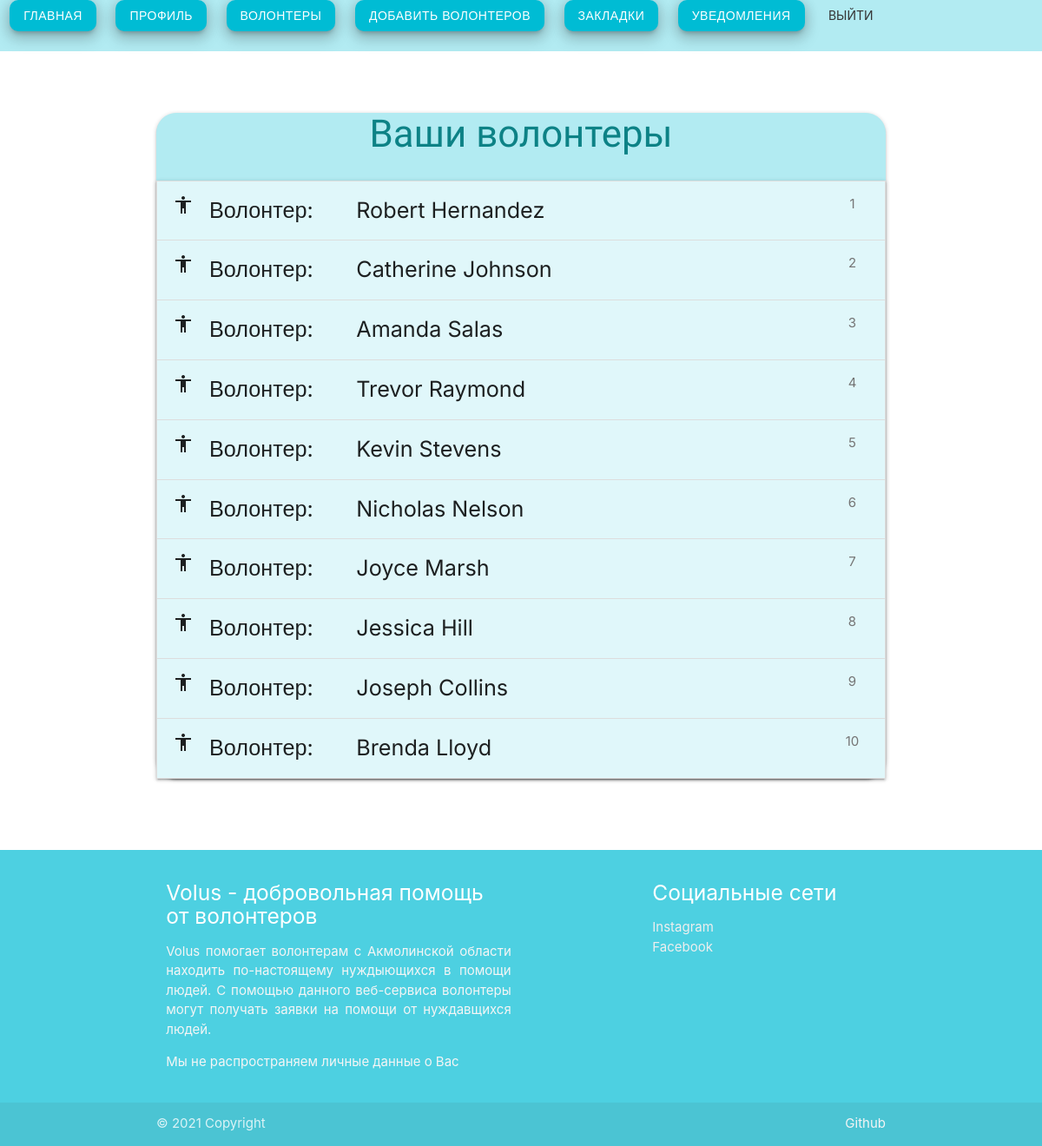
/volunteer/colleagues (signed in), run on the app's committed database.
### models.py (models this page shows, shortened)
class SecretUserMixin(object):
    '''
    Handles registration and login processes for Volunteer and Organization, which do use login and password unlike Needy
    '''

class UpdateUserMixin(object):
    @classmethod
    def update_data_for(cls, user_id, form, to_overwrite={}):
        '''Updates data fields for object with given id from request.form

        Args:
            user_id (int): Volunteer.id, Organization.id or Needy.id
            form (dict): request.form object
            to_overwrite (dict, optional): Additional key-value fields to overwrite (useful for Needy's help_type)
        '''
        logger.debug('Updating data for %s #%s with to_overwrite:%s; form: %s',
                     cls.__name__, user_id, to_overwrite, form)
        try:
            user = cls.query.get(user_id)
            if user:
                try:
                    for attr, value in form.items():
                        if isinstance(value, list):
                            value = ', '.join(value)
                        if value and hasattr(cls, attr):
                            setattr(user, attr, value)
                    for attr, value in to_overwrite.items():
                        setattr(user, attr, value)
                except:
                    logger.exception(
                        'Error when updating data, probably unique constraint failed')
                    return False
                db.session.commit()
                logger.debug('Successful data update')
                return True
        except:
            logger.exception('Error in update_data_for')

class Volunteer(SecretUserMixin, UpdateUserMixin, db.Model):
    id = db.Column(db.Integer, primary_key=True)
    about = db.Column(db.Text)
    last_name = db.Column(db.String(100), nullable=False)
    first_name = db.Column(db.String(100), nullable=False)
    middle_name = db.Column(db.String(100), nullable=False)
    date_of_birth = db.Column(db.Date, nullable=False)
    email = db.Column(db.String(200), nullable=False)
    phone_number = db.Column(db.String(11), nullable=False)
    password = db.Column(db.LargeBinary(), nullable=False)
    username = db.Column(db.String(31), nullable=False, unique=True)
    registered = db.Column(db.DateTime, default=datetime.now)
    slug = db.Column(db.String(200), default=generate_slug, unique=True)
    key = db.Column(db.LargeBinary(), default=generate_key, unique=True)
    bookmarks = db.relationship(
        'Bookmark', backref='volunteer', lazy='dynamic')
    orgs = db.relationship('Organization', secondary=volunteer_org,
                           backref=db.backref('volunteers', lazy='dynamic'))
    def get_completed_help_queries_count(self):
        if Volunteer.query.filter_by(id=self.id).first():
            return QueryCompletion.query.filter_by(vol_id=self.id).filter_by(accepted=True).count()

### blueprints/volunteer.py (the view)
@volunteer.route('/colleagues')
@login_required
@log_view
def colleagues():
    if 'org' in session:
        org_id = session.get('org').get('id')
        colleagues = Organization.query.get(org_id).volunteers.all()
        as_vol = False
    else:
        vol_id = session.get('vol').get('id')
        colleagues = Volunteer.query.get(vol_id).orgs
        as_vol = True
    return render_template('v_colleagues.html', as_vol=as_vol, colleagues=colleagues)

### models.py (called while the page is built)
    @staticmethod
    def get_notifications(user_id: int, to_volunteer: bool = True):
        logger.debug(
            'Fetching notifications for user #%s, volunteer?: %s', user_id, to_volunteer)
        try:
            if to_volunteer:
                return Notification.query.filter_by(deleted=False).filter_by(to_volunteer=user_id).filter_by(read=False).order_by(Notification.date.desc()).all()
            return Notification.query.filter_by(deleted=False).filter((Notification.to_organization == user_id) | (Notification.from_organization == user_id)).filter_by(read=False).order_by(Notification.date.desc()).all()
        except:
            logger.exception(
                'Oops, cannot get notifications for user #%s', user_id)

### views.py (called while the page is built)
def log_view(f):
    @wraps(f)
    def inner(*args, **kwargs):
        logger.debug('In %s', f.__name__)
        try:
            return f(*args, **kwargs)
        except:
            logger.exception('Error in %s', f.__name__)
            flash('Ошибка сервера повторите запрос позже')
            return redirect(url_for('home'))
    return inner

@app.teardown_request
def teardown_request(error=None):
    if error:
        logger.critical(
            'Error occured %s. Sending email with traceback info', error)
        try:
            subject = 'VOLUS CRITICAL'
            sender = 'volus.kokshe@gmail.com'
            recipients = ['khovansky99@gmail.com', ]
            body = f'[VOLUS APP] Error occured:\n\n{error}'
            msg = Message(subject=subject, recipients=recipients,
                          body=body, sender=sender)
            mail.send(msg)
        except:
            return redirect(url_for('home'))

@app.before_request
def check_user_agent():
    user_agent = request.headers.get('User-Agent', '')
    logger.debug('User-Agent: %s', user_agent)
    if user_agent in bad_user_agents:
        logger.warning('Banning user for suspicious user-agent')
        ip_ban.add()
        return '<h1>Привет, ботяра!</h1><h2>Если Вы видете данное сообщение, включите поддержку JavaScript и удалите куки</h2>'

### templates/volunteer/v_colleagues.html (shortened to what this page needs)
{% extends 'layout.html' %}
{% block content %}
    <div class="container z-depth-1 round-border content #e0f7fa cyan lighten-4"  style="border-radius: 23px;">
            <h3 class="center-align special-heading">
                {% if  colleagues %}
                    {% if as_vol %} Ваши волонтерские организации {% else %} Ваши волонтеры {% endif %}
                {% else %}
                У вас пока нет зарегистрированных волонтеров, передайте им ключи регистрации, которые можно сгенерировать с помощью кнопки "Добавить волонтеров"
                <br><br><br><br><br><br><br><br><br><br><br><br><br>
                {% endif %}
            </h3>
        <ul class="collapsible">
            {% for c in colleagues %}
                {% set i = loop.index %}
                {% if as_vol %}
                    <li class="flow-text">
                        <div class="collapsible-header collapsible-js #e0f7fa cyan lighten-5">
                            <i class="material-icons">streetview</i>
                            Организация: &nbsp;&nbsp;&nbsp;&nbsp;&nbsp;&nbsp;{{ c.org_name }}
                            <span class="badge">{{ i }}</span>
                        </div>
                        <div class="collapsible-content #e0f7fa cyan lighten-4">
                            <p>Адрес: {{ c.addr }}</p>
                            <p>Руководитель: {{ c.owner_name }}</p>
                            <p>Мобильный номер руководителя: {{ c.owner_phone }}</p>
                            <p>Контактный телефон: {{ c.contact_phone }}</p>
                            <p>Электронный адрес почты: {{ c.contact_email }}</p>
                            <p>Об организации: {{ c.about }}</p>
                        </div>
                    </li>
                {% else %}
                <li class="flow-text">
                    <div class="collapsible-header collapsible-js #e0f7fa cyan lighten-5">
                        <i class="material-icons">accessibility</i>
                        Волонтер: &nbsp;&nbsp;&nbsp;&nbsp;&nbsp;&nbsp;{{ c.first_name + ' ' + c.last_name }}
                        <span class="badge">{{ i }}</span>
                    </div>
                </li>
                {% endif %}
            {% endfor %}
    </ul>
</div>
{% endblock %}

### templates/volunteer/layout.html (shortened to what this page needs)
<!DOCTYPE html>
<html>
  {% macro head(url, label) -%}
    <div class="left-align col content">
      <a style="border-radius: 10px;" href="{{ url_for(url) }}" class="#00bcd4 cyan waves-effect waves-light btn z-depth-3">{{ label }}</a>
      <div>
      </div>
    </div>
  {%- endmacro %}
<head>
    <link rel="stylesheet" href="https://cdnjs.cloudflare.com/ajax/libs/materialize/1.0.0/css/materialize.min.css">
  </head>
<body>
  <div class="#b2ebf2 cyan lighten-4 row s12">
      {{ head('volunteer.index', 'главная') }}
      {{ head('volunteer.profile', 'профиль') }}
      {% if 'org' in session %}
        {{ head('volunteer.colleagues', 'волонтеры') }}
        {{ head('organization.generate_keys', 'добавить волонтеров') }}
      {% else %}
        {{ head('volunteer.colleagues', 'организации') }}
        {{ head('volunteer.history', 'история') }}
      {% endif %}
      {{ head('volunteer.bookmarks', 'закладки') }}
      <div class="left-align col content">
        <a style="border-radius: 10px;" href="{{ url_for('volunteer.notifications') }}" class="#00bcd4 cyan waves-effect waves-light btn z-depth-3">
          Уведомления
        </a>
        <div>
        </div>
      </div>
      <a href="{{ url_for('volunteer.logout') }}" class="btn-flat">Выйти</a>
    <div>
    </div>
  </div>
  <div>
  </div>
    {% block content %}
    {% endblock %}
  <div>
  </div>
  <div>
  </div>
  <div>
  </div>
  <footer class="page-footer #4dd0e1 cyan lighten-2">
    <div class="container">
      <div class="row">
        <div class="col l6 s12">
          <h5 class="white-text">Volus - добровольная помощь от волонтеров</h5>
          <p class="grey-text text-lighten-4" style="text-align:justify">Volus помогает волонтерам с Акмолинской области находить по-настоящему нуждыющихся в помощи людей. С помощью данного веб-сервиса волонтеры могут получать заявки на помощи от нуждавщихся людей.</p>
          <p class="grey-text text-lighten-4">Мы не распространяем личные данные о Вас</p>
        </div>
        <div class="col l4 offset-l2 s12">
          <h5 class="white-text">Социальные сети</h5>
          <ul>
            <li><a class="grey-text text-lighten-3" href="https://www.instagram.com/volunteer_us/">Instagram</a></li>
            <li><a class="grey-text text-lighten-3" href="https://www.facebook.com/volunteer.us.710">Facebook</a></li>
          </ul>
        </div>
      </div>
    </div>
    <div class="footer-copyright">
      <div class="container">
      © 2021 Copyright
      <a class="grey-text text-lighten-4 right" href="https://github.com/Madi-S">Github</a>
      </div>
    </div>
  </footer>
</body>
</html>

### templates/volunteer/layout.html (style rules this page uses)
.content { font-family: 'Inter', sans-serif; }
.collapsible-js { cursor: pointer; }
.special-heading { font-family: 'Commissioner', sans-serif; color: #0d8286; }

### data on the page
Volunteer: first_name+last_name "Robert Hernandez", id "1"
Volunteer: first_name+last_name "Catherine Johnson", i "2"
Volunteer: first_name+last_name "Amanda Salas", i "3"
Volunteer: first_name+last_name "Trevor Raymond", i "4"
Volunteer: first_name+last_name "Kevin Stevens", i "5"
Volunteer: first_name+last_name "Nicholas Nelson", i "6"
Volunteer: first_name+last_name "Joyce Marsh", i "7"
Volunteer: first_name+last_name "Jessica Hill", i "8"
Volunteer: first_name+last_name "Joseph Collins", i "9"
Volunteer: first_name+last_name "Brenda Lloyd", i "10"

### other printed values
{{ label }} "ГЛАВНАЯ ПРОФИЛЬ ВОЛОНТЕРЫ ДОБАВИТЬ ВОЛОНТЕРОВ ЗАКЛАДКИ"
